Frame 1 (no input): blank canvas, image omitted
Frame 60 (the mouse pressed at the canvas centre just before this capture): blank canvas, image omitted
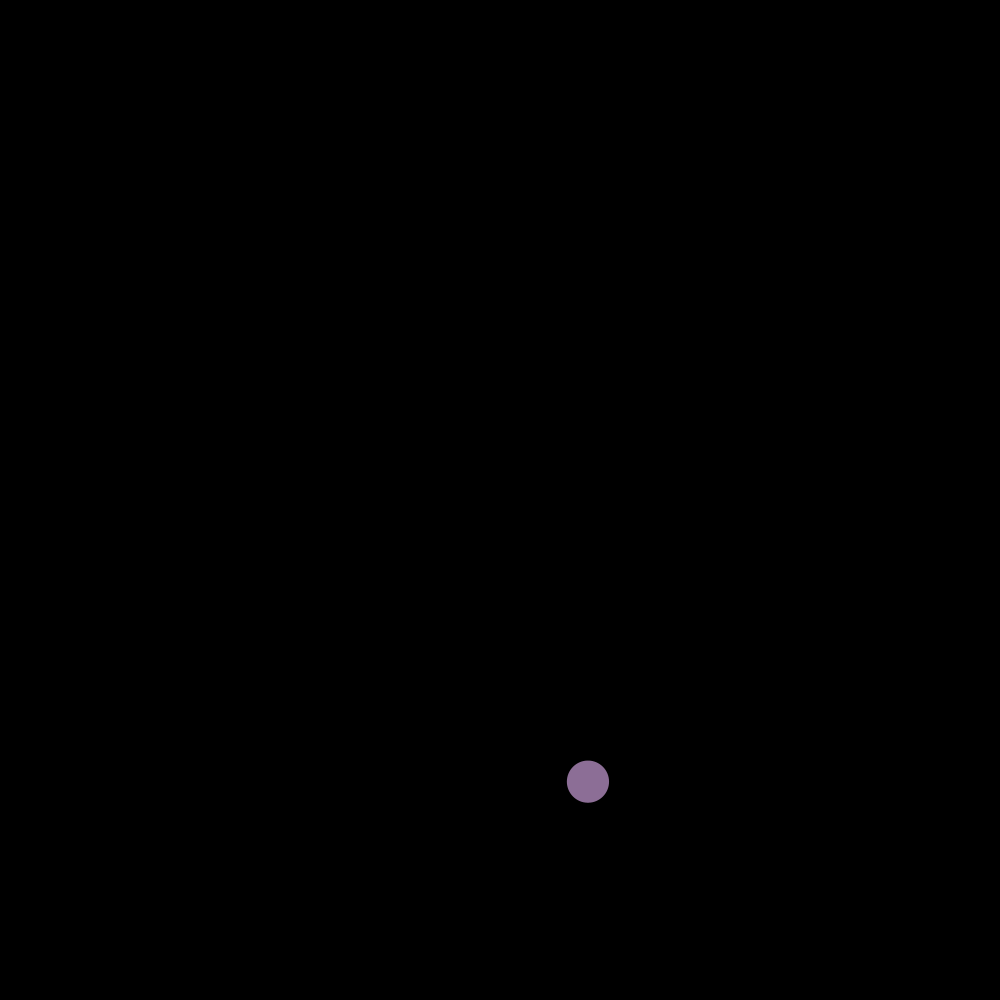
Frame 120 (the mouse held since frame 60 and released just before this capture)

The Processing sketch whose frames 1 and 60 were blank and that drew this single picture after the mouse press (run headless with seeded random() and noise(); from frame 60 on, the mouse is pressed at the canvas centre):

// Processing sketch: Simple_Particle
// ── Simple_Particle.pde
ArrayList<Particle> particles;

void setup(){
  size(1000,1000);
  
  particles = new ArrayList<Particle>();
}

void draw(){
  background(0);
  for(int i = 0; i < particles.size(); i++){
    Particle p = particles.get(i);
    p.move();
    p.gravity();
    p.display();
    
    if(p.yPos>height){
      p.bounceY();
    }
    
    if(p.yPos<0){
      particles.remove(i);
    }
    
    if(p.xPos<0 || p.xPos>width){
      p.bounceX();
    }
    
    
  }
}

void mousePressed(){
  particles.add(new Particle());
}
// ── Particle.pde
class Particle{
  float xPos, yPos;
  float xSpeed, ySpeed;
  float size;
  int c;
  int r, g, b;
  
  Particle(){
    xPos = mouseX;
    yPos = mouseY;
    
    xSpeed = random(-5,5);
    ySpeed = random(1, 5);
  }
  
  void move(){
    xPos = xPos + xSpeed;
    yPos = yPos + ySpeed;
  }
  
  void gravity(){
    ySpeed += 0.09;
  }
  
  void bounceY(){
    ySpeed = -ySpeed;
  }
  
  void bounceX(){
    xSpeed = -xSpeed;
  }
  
  
  void display(){
    c = int((abs(xSpeed)) + (abs(ySpeed)))*10 + 30;
    r = 250 - c;
    g = c;
    b = c + 40;
    
    if(abs(xSpeed)> abs(ySpeed)){
      size = abs(xSpeed)*5 +5;
    }else{
      size = abs(ySpeed)*5 +5;
    }
    
    fill(r, g, b);
    noStroke();
    ellipse(xPos, yPos, size, size);
  }
}
